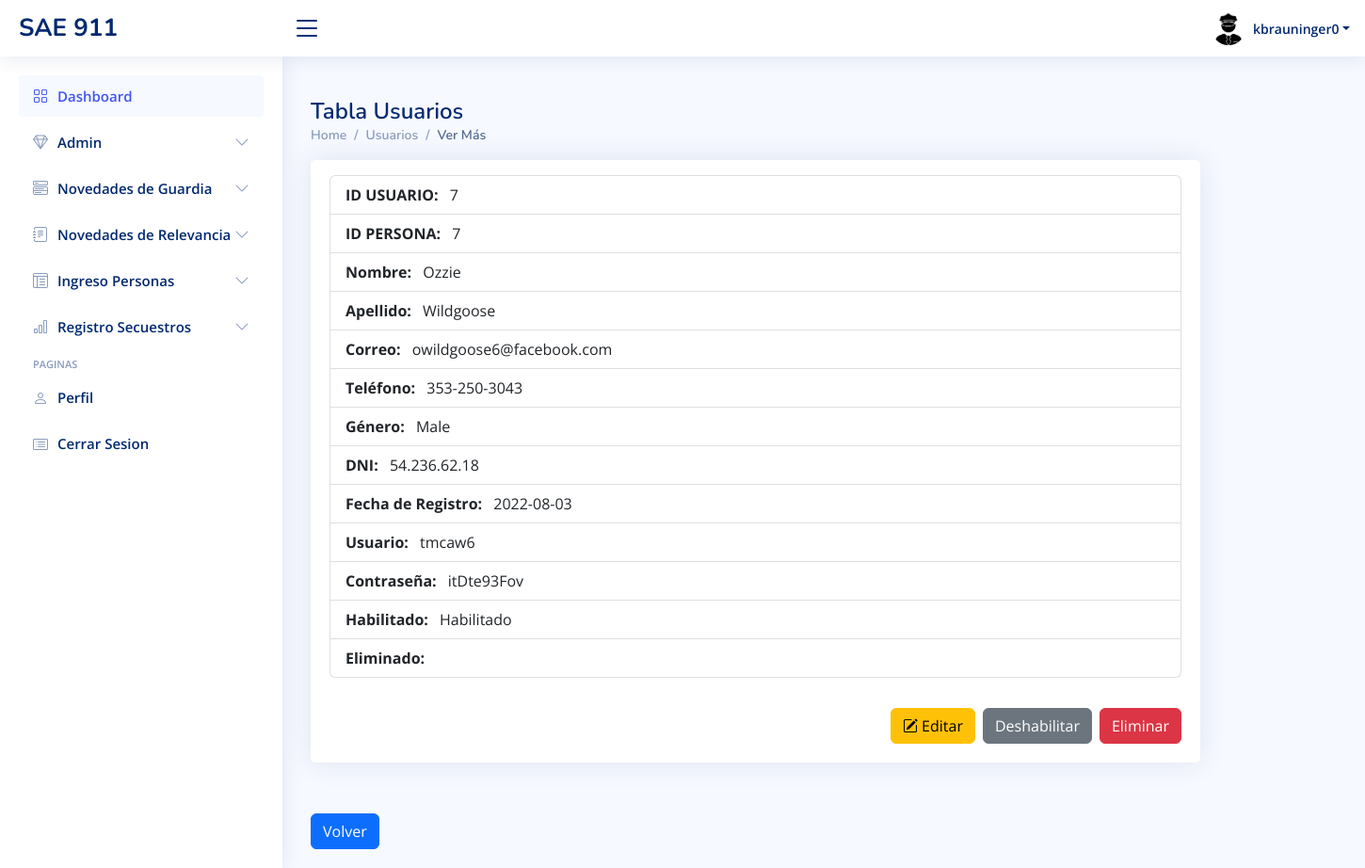
Page /usuarios-ver-mas.php?id=7 (signed in) on the committed database.
### tables this page shows
CREATE TABLE `usuarios` (
  `idUsuario` int NOT NULL,
  `usuario` varchar(50) NOT NULL,
  `contraseña` varchar(50) NOT NULL,
  `rol` int NOT NULL,
  `habilitado` int NOT NULL DEFAULT '1',
  `eliminado` tinyint NOT NULL DEFAULT '0',
  `idPersona` int NOT NULL
);

CREATE TABLE `personas` (
  `idPersona` int NOT NULL,
  `nombre` varchar(50) DEFAULT NULL,
  `apellido` varchar(50) DEFAULT NULL,
  `correo` varchar(50) DEFAULT NULL,
  `telefono` varchar(50) DEFAULT NULL,
  `sexo` varchar(50) DEFAULT NULL,
  `dni` varchar(20) DEFAULT NULL,
  `fechaRegistro` date DEFAULT NULL,
  `habilitado` int DEFAULT NULL,
  `borrado` int DEFAULT NULL
);

### usuarios-ver-mas.php (the view, shortened to what this page needs)
<?php
  include('conexion.php');
  $idUsuario = $_GET['id'];
  $consultaSelectUsuario = "SELECT * FROM usuarios WHERE idUsuario=$idUsuario";
  $resultado1=mysqli_query($conexion,$consultaSelectUsuario);
  if ($row1 = $resultado1->fetch_assoc()) {
    $nombreUsuario = $row1['usuario'];
    $contraseñaUsuario = $row1['contraseña'];
    $idPersona=$row1['idPersona'];
    $eliminadoUsuario = $row['eliminado'];
  }
  $consultaSelectPersona = "SELECT * FROM personas WHERE idPersona=$idPersona";
  $resultado2=mysqli_query($conexion,$consultaSelectPersona);
  if ($row2=$resultado2->fetch_assoc()) {
    $nombrePersona = $row2['nombre'];
    $apellidoPersona = $row2['apellido'];
    $correoPersona = $row2['correo'];
    $telefonoPersona = $row2['telefono'];
    $sexoPersona = $row2['sexo'];
    $dniPersona = $row2['dni'];
    $fechaRegistroPersona = $row2['fechaRegistro'];
    $habilitadoPersona = $row2['habilitado'];
  }
?>
<!DOCTYPE html>
<html lang="en">
<head>
  <link href="assets/vendor/bootstrap/css/bootstrap.min.css" rel="stylesheet">
  <link href="assets/vendor/bootstrap-icons/bootstrap-icons.css" rel="stylesheet">
  <link href="assets/vendor/boxicons/css/boxicons.min.css" rel="stylesheet">
  <link href="assets/vendor/quill/quill.snow.css" rel="stylesheet">
  <link href="assets/vendor/quill/quill.bubble.css" rel="stylesheet">
  <link href="assets/vendor/remixicon/remixicon.css" rel="stylesheet">
  <link href="assets/vendor/simple-datatables/style.css" rel="stylesheet">
  <link href="assets/css/style.css" rel="stylesheet">
</head>
<body>
  <?php include("./template/dashboard.php")?>
  <?php  if($_SESSION['rol'] == 1){
      include ("./template/admin.php");
    }else{
      include ("./template/usuario.php");
    }
  ?>
  <main id="main" class="main container">
    <div class="pagetitle">
      <h1>Tabla Usuarios</h1>
      <nav>
        <ol class="breadcrumb">
          <li class="breadcrumb-item"><a href="inicio-dashboard.php">Home</a></li>
          <li class="breadcrumb-item"><a href="usuarios-tabla.php">Usuarios</a></li>
          <li class="breadcrumb-item active">Ver Más</li>
        </ol>
      </nav>
    </div>
    <div class="card w-75 pt-3">
      <div class="card-body">
        <ul class="list-group mb-3">
          <li class="list-group-item fw-bold">ID USUARIO: <span class="fw-normal ms-2"><?php echo $idUsuario; ?></span></li>
          <li class="list-group-item fw-bold">ID PERSONA: <span class="fw-normal ms-2"><?php echo $idPersona; ?></span></li>
          <li class="list-group-item fw-bold">Nombre: <span class="fw-normal ms-2"><?php echo $nombrePersona; ?></span></li>
          <li class="list-group-item fw-bold">Apellido: <span class="fw-normal ms-2"><?php echo $apellidoPersona; ?></span></li>
          <li class="list-group-item fw-bold">Correo: <span class="fw-normal ms-2"><?php echo $correoPersona; ?></span></li>
          <li class="list-group-item fw-bold">Teléfono: <span class="fw-normal ms-2"><?php echo $telefonoPersona; ?></span> </li>
          <li class="list-group-item fw-bold">Género: <span class="fw-normal ms-2"><?php echo $sexoPersona; ?></span> </li>
          <li class="list-group-item fw-bold">DNI: <span class="fw-normal ms-2"><?php echo $dniPersona; ?></span> </li>
          <li class="list-group-item fw-bold">Fecha de Registro: <span class="fw-normal ms-2"><?php echo $fechaRegistroPersona; ?></span></li>
          <li class="list-group-item fw-bold">Usuario: <span class="fw-normal ms-2"><?php echo $nombreUsuario; ?></span></li>
          <li class="list-group-item fw-bold">Contraseña: <span class="fw-normal ms-2"><?php echo $contraseñaUsuario; ?></span></li>
          <li class="list-group-item fw-bold">
            Habilitado: <span class="fw-normal ms-2"><?php if ($habilitadoPersona == 1) {
                                                        echo "Habilitado";
                                                      } else {
                                                        echo "Deshabilitado";
                                                      } ?></span>
          </li>
          <li class="list-group-item fw-bold">Eliminado: <span class="fw-normal ms-2"><?php echo $eliminadoUsuario; ?></span></li>
        </ul>
        <button type="button" class="btn btn-danger float-end mt-3 ms-2" data-bs-toggle="modal" data-bs-target="#modalEliminar">
          Eliminar
        </button>
        <?php if($habilitadoPersona == 1){?>
            <button type="button" class="btn btn-secondary float-end mt-3 ms-2" data-bs-toggle="modal" data-bs-target="#modalDeshabilitar">
              Deshabilitar
            </button>
          <?php }elseif($habilitadoPersona==0){?>
            <button type="button" class="btn btn-success float-end mt-3 ms-2" data-bs-toggle="modal" data-bs-target="#modalDeshabilitar">
             Habilitar
            </button>
          <?php }?>
        <button type="button" class="btn btn-warning float-end mt-3" data-bs-toggle="modal" data-bs-target="#staticBackdrop">
          <i class="bi bi-pencil-square"></i>
          Editar
        </button>
      </div>
    </div>
    <br>
    <div class="d-flex justify-content-between">
      <a class="btn btn-primary " href="usuarios-tabla.php">Volver</a>
    </div>
  </main>
</body>
</html>

### assets/css/style.css (style rules this page uses)
:root { scroll-behavior: smooth; }
body { font-family: "Open Sans", sans-serif; background: #f6f9ff; color: #444444; }
a { color: #4154f1; text-decoration: none; }
h1, h2, h3, h4, h5, h6 { font-family: "Nunito", sans-serif; }
#main { margin-top: 60px; padding: 20px 30px; transition: all 0.3s; }
.pagetitle { margin-bottom: 10px; }
.pagetitle h1 { font-size: 24px; margin-bottom: 0; font-weight: 600; color: #012970; }
.card { margin-bottom: 30px; border: none; border-radius: 5px; box-shadow: 0px 0 30px rgba(1, 41, 112, 0.1); }
.card-body { padding: 0 20px 20px 20px; }
.breadcrumb { font-size: 14px; font-family: "Nunito", sans-serif; color: #899bbd; font-weight: 600; }
.breadcrumb a { color: #899bbd; transition: 0.3s; }
.breadcrumb .breadcrumb-item::before { color: #899bbd; }
.breadcrumb .active { color: #51678f; font-weight: 600; }
@media (min-width: 1200px) { #main, #footer { margin-left: 300px; } }

### rows in the picture
usuarios: idPersona "7", usuario "tmcaw6", contraseña "itDte93Fov"
personas: nombre "Ozzie", apellido "Wildgoose", correo "owildgoose6@facebook.com", telefono "353-250-3043", sexo "Male", dni "54.236.62.18", fechaRegistro "2022-08-03"

### other values in the picture
$_SESSION['usuario'] "kbrauninger0"
$idUsuario "7"
